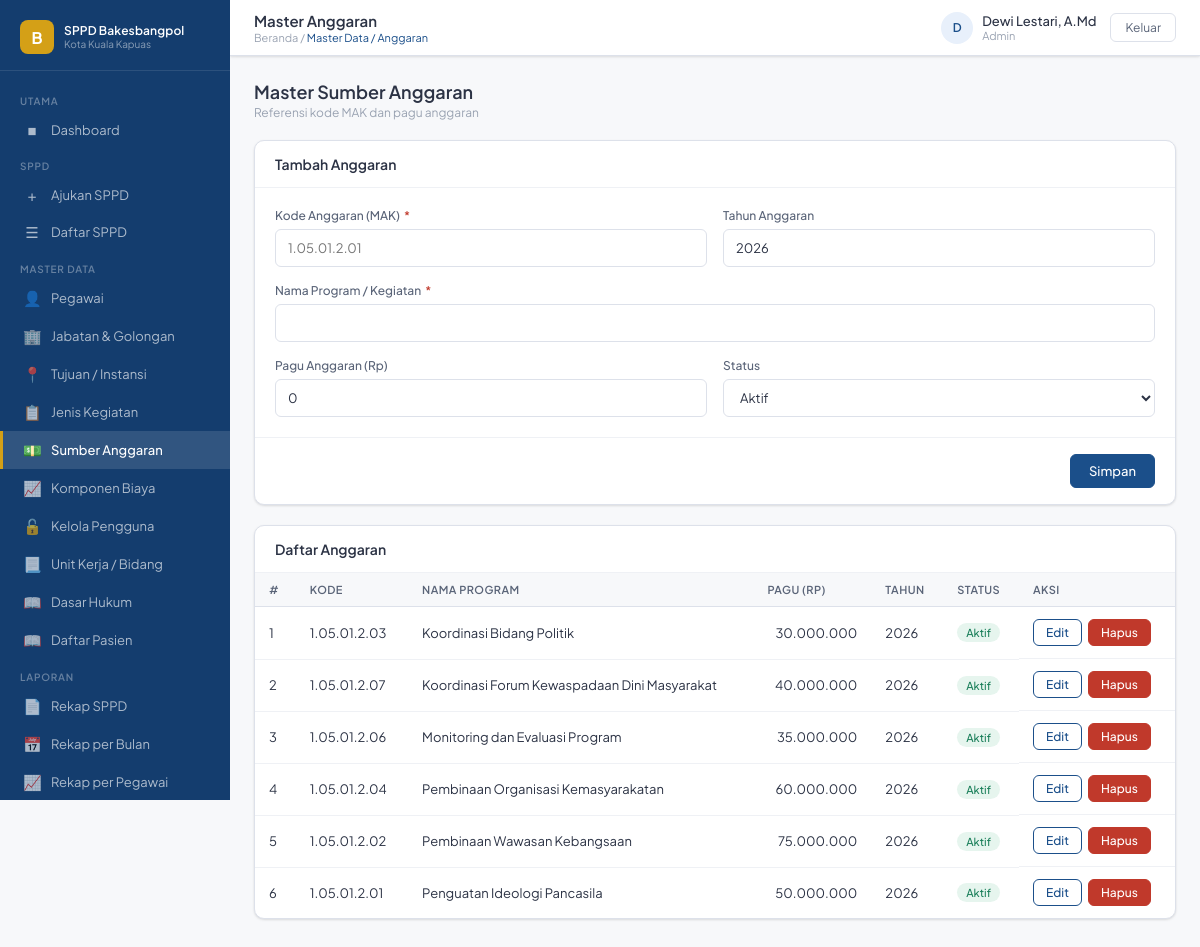
The page /pages/master/anggaran.php (signed in) on the database its author committed.
### tables this page shows
CREATE TABLE `tb_anggaran` (
  `id_anggaran` int(11) NOT NULL,
  `kode_anggaran` varchar(30) NOT NULL,
  `nama_program` varchar(150) NOT NULL,
  `pagu` decimal(15,2) NOT NULL DEFAULT 0.00,
  `tahun_anggaran` year(4) NOT NULL,
  `status` enum('aktif','nonaktif') NOT NULL DEFAULT 'aktif'
);

### pages/master/anggaran.php (the view, shortened to what this page needs)
<?php
require_once '../../config/koneksi.php';
require_once '../../includes/header.php';
$edit = null;
$data = $conn->query("
    SELECT *
    FROM tb_anggaran
    ORDER BY tahun_anggaran DESC, nama_program
");
?>
<div class="page-head">
    <div>
        <h2>Master Sumber Anggaran</h2>
        <p>Referensi kode MAK dan pagu anggaran</p>
    </div>
</div>
<div class="card">
    <div class="card-header">
        <div class="card-title">
            <?= $edit ? 'Edit' : 'Tambah' ?> Anggaran
        </div>
    </div>
    <form method="POST">
        <div class="card-body">
            <div class="form-grid">
                <div class="form-group">
                    <label class="form-label">
                        Kode Anggaran (MAK)
                        <span class="req">*</span>
                    </label>
                    <input
                        class="form-control"
                        name="kode_anggaran"
                        value="<?= htmlspecialchars($edit['kode_anggaran'] ?? '') ?>"
                        placeholder="1.05.01.2.01"
                        required
                    >
                </div>
                <div class="form-group">
                    <label class="form-label">
                        Tahun Anggaran
                    </label>
                    <input
                        class="form-control"
                        type="number"
                        name="tahun_anggaran"
                        value="<?= $edit['tahun_anggaran'] ?? date('Y') ?>"
                        min="2020"
                        max="2030"
                    >
                </div>
                <div class="form-group full">
                    <label class="form-label">
                        Nama Program / Kegiatan
                        <span class="req">*</span>
                    </label>
                    <input
                        class="form-control"
                        name="nama_program"
                        value="<?= htmlspecialchars($edit['nama_program'] ?? '') ?>"
                        required
                    >
                </div>
                <div class="form-group">
                    <label class="form-label">
                        Pagu Anggaran (Rp)
                    </label>
                    <input
                        class="form-control"
                        name="pagu"
                        value="<?= number_format($edit['pagu'] ?? 0, 0, ',', '.') ?>"
                        placeholder="0"
                    >
                </div>
                <div class="form-group">
                    <label class="form-label">
                        Status
                    </label>
                    <select class="form-control" name="status">
                        <option
                            value="aktif"
                            <?= ($edit['status'] ?? 'aktif') === 'aktif' ? 'selected' : '' ?>
                        >
                            Aktif
                        </option>
                    </select>
                </div>
            </div>
        </div>
        <div class="form-footer">
            <button
                type="submit"
                class="btn btn-primary"
            >
                Simpan
            </button>
        </div>
    </form>
</div>
<div class="card">
    <div class="card-header">
        <div class="card-title">
            Daftar Anggaran
        </div>
    </div>
    <div class="table-wrap">
        <table>
            <thead>
                <tr>
                    <th>#</th>
                    <th>Kode</th>
                    <th>Nama Program</th>
                    <th>Pagu (Rp)</th>
                    <th>Tahun</th>
                    <th>Status</th>
                    <th>Aksi</th>
                </tr>
            </thead>
            <tbody>
                <?php
                $no = 1;
                while ($r = $data->fetch_assoc()) :
                ?>
                    <tr>
                        <td><?= $no++ ?></td>
                        <td><?= htmlspecialchars($r['kode_anggaran']) ?></td>
                        <td><?= htmlspecialchars($r['nama_program']) ?></td>
                        <td style="text-align:right;">
                            <?= number_format($r['pagu'], 0, ',', '.') ?>
                        </td>
                        <td><?= $r['tahun_anggaran'] ?></td>
                        <td>
                            <span class="badge <?= $r['status'] === 'aktif' ? 'badge-green' : 'badge-gray' ?>">
                                <?= ucfirst($r['status']) ?>
                            </span>
                        </td>
                        <td style="display:flex; gap:6px;">
                            <a
                                href="?edit=<?= $r['id_anggaran'] ?>"
                                class="btn btn-outline btn-sm"
                            >
                                Edit
                            </a>
                            <a
                                href="?hapus=<?= $r['id_anggaran'] ?>"
                                class="btn btn-danger btn-sm"
                                onclick="return confirm('Hapus?')"
                            >
                                Hapus
                            </a>
                        </td>
                    </tr>
                <?php endwhile; ?>
            </tbody>
        </table>
    </div>
</div>
<?php require_once '../../includes/footer.php'; ?>

### assets/css/style.css (style rules this page uses)
:root { --primary: #1B4F8A; --primary-dk: #143D6E; --primary-lt: #E8F0FB; --accent: #D4A017; --success: #1A7F5A; --success-lt: #E6F5EE; --danger: #C0392B; --danger-lt: #FDECEA; --warning: #B7770D; --warning-lt: #FEF6E4; --gray-50: #F7F8FA; --gray-100: #EFF1F5; --gray-200: #DDE1EA; --gray-400: #9AA3B2; --gray-600: #5A6478; --gray-800: #2C3345; --white: #FFFFFF; --sidebar-w: 230px; --topbar-h: 56px; --radius: 10px; --radius-sm: 6px; --shadow: 0 1px 3px rgba(0,0,0,.08), 0 1px 2px rgba(0,0,0,.05); --shadow-md: 0 4px 12px rgba(0,0,0,.10); --font: 'Plus Jakarta Sans', sans-serif; }
*, *::before, *::after { box-sizing: border-box; margin: 0; padding: 0; }
body { font-family: var(--font); font-size: 14px; color: var(--gray-800); background: var(--gray-50); }
a { text-decoration: none; color: inherit; }
input, select, textarea, button { font-family: var(--font); }
.page-head { display: flex; align-items: center; justify-content: space-between; margin-bottom: 20px; }
.page-head h2 { font-size: 18px; font-weight: 600; color: var(--gray-800); }
.page-head p { font-size: 12px; color: var(--gray-400); margin-top: 2px; }
.card { background: var(--white); border-radius: var(--radius); border: 1px solid var(--gray-200); box-shadow: var(--shadow); margin-bottom: 20px; }
.card-header { padding: 14px 20px; border-bottom: 1px solid var(--gray-100); display: flex; align-items: center; justify-content: space-between; }
.card-title { font-size: 14px; font-weight: 600; color: var(--gray-800); }
.card-body { padding: 20px; }
.btn { display: inline-flex; align-items: center; gap: 6px; padding: 8px 18px; border-radius: var(--radius-sm); font-size: 13px; font-weight: 500; cursor: pointer; border: 1px solid transparent; transition: all .15s; }
.btn-primary { background: var(--primary); color: var(--white); border-color: var(--primary); }
.btn-danger { background: var(--danger); color: var(--white); border-color: var(--danger); }
.btn-sm { padding: 5px 12px; font-size: 12px; }
.btn-outline { background: transparent; color: var(--primary); border-color: var(--primary); }
.form-grid { display: grid; grid-template-columns: 1fr 1fr; gap: 16px; }
.form-group { display: flex; flex-direction: column; gap: 6px; }
.form-group.full { grid-column: 1 / -1; }
.form-label { font-size: 12px; font-weight: 500; color: var(--gray-600); }
.form-label .req { color: var(--danger); margin-left: 2px; }
.form-control { height: 38px; border: 1px solid var(--gray-200); border-radius: var(--radius-sm); padding: 0 12px; font-size: 13px; color: var(--gray-800); background: var(--white); transition: border-color .15s; }
select.form-control { cursor: pointer; }
.form-footer { padding: 16px 20px; border-top: 1px solid var(--gray-100); display: flex; align-items: center; justify-content: flex-end; gap: 10px; }
.table-wrap { overflow-x: auto; }
table { width: 100%; border-collapse: collapse; }
thead tr { background: var(--gray-50); }
th { padding: 10px 14px; font-size: 11px; font-weight: 600; color: var(--gray-600); text-align: left; letter-spacing: .04em; text-transform: uppercase; border-bottom: 1px solid var(--gray-200); white-space: nowrap; }
td { padding: 12px 14px; font-size: 13px; color: var(--gray-800); border-bottom: 1px solid var(--gray-100); vertical-align: middle; }
tr:last-child td { border-bottom: none; }
.badge { display: inline-flex; align-items: center; gap: 4px; padding: 3px 9px; border-radius: 99px; font-size: 11px; font-weight: 500; }
.badge-green { background: var(--success-lt); color: var(--success); }

### rows shown on the page
tb_anggaran: kode_anggaran "1.05.01.2.03", nama_program "Koordinasi Bidang Politik", pagu "30.000.000", tahun_anggaran "2026", status "Aktif"
tb_anggaran: kode_anggaran "1.05.01.2.07", nama_program "Koordinasi Forum Kewaspadaan Dini Masyarakat", pagu "40.000.000", tahun_anggaran "2026", status "Aktif"
tb_anggaran: kode_anggaran "1.05.01.2.06", nama_program "Monitoring dan Evaluasi Program", pagu "35.000.000", tahun_anggaran "2026", status "Aktif"
tb_anggaran: kode_anggaran "1.05.01.2.04", nama_program "Pembinaan Organisasi Kemasyarakatan", pagu "60.000.000", tahun_anggaran "2026", status "Aktif"
tb_anggaran: kode_anggaran "1.05.01.2.02", nama_program "Pembinaan Wawasan Kebangsaan", pagu "75.000.000", tahun_anggaran "2026", status "Aktif"
tb_anggaran: kode_anggaran "1.05.01.2.01", nama_program "Penguatan Ideologi Pancasila", pagu "50.000.000", tahun_anggaran "2026", status "Aktif"

### other values the page prints
$halaman "Master Anggaran"
$sub_judul "Master Data / Anggaran"
$inisial "D"
$nama "Dewi Lestari, A.Md"
$role "Admin"
